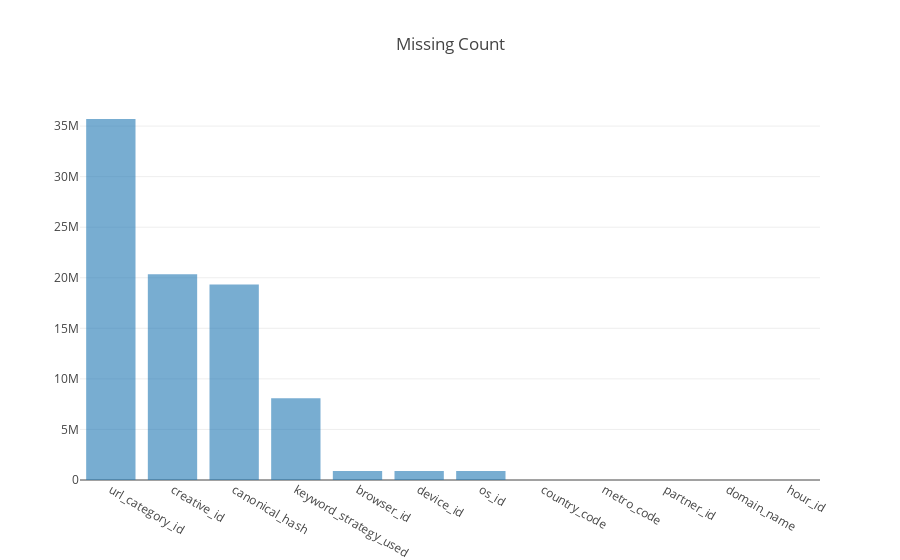
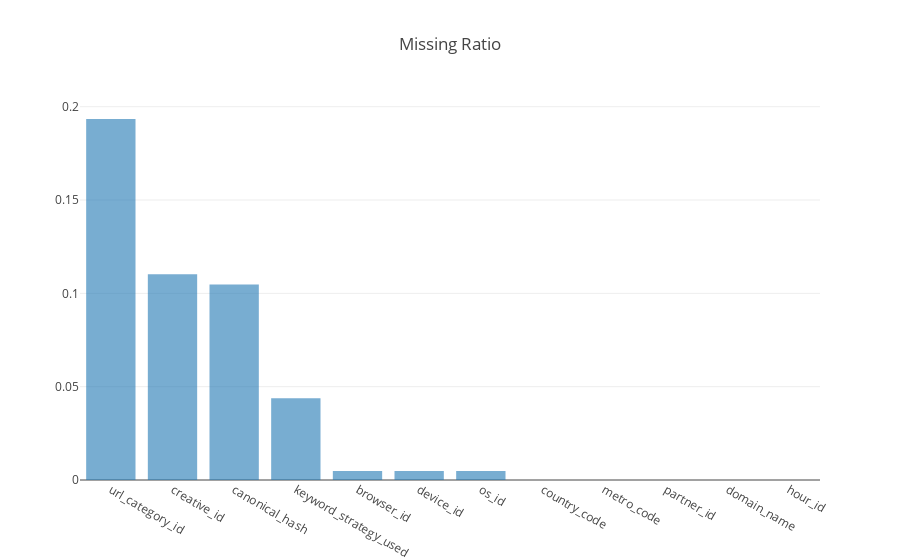

Notebook source saved alongside these figures, in order:
### Markdown cell above
## Missing Count and Ratio

### Code cell
missing_values_plot(make_copy_df(df),weight_col)

### Figure 1 — Plotly figure (JSON) as saved in the notebook; plotly's stock layout.template omitted (floating-point values rounded to 4 significant figures)
{"data": [{"name": "", "opacity": 0.6, "type": "bar", "x": ["url_category_id", "creative_id", "canonical_hash", "keyword_strategy_used", "browser_id", "device_id", "os_id", "country_code", "metro_code", "partner_id", "domain_name", "hour_id"], "y": [35698900, 20345871, 19332148, 8081820, 878219, 878219, 878219, 3579, 34, 28, 10, 0]}], "layout": {"title": "Missing Count", "xaxis": {"type": "category"}}}

### Figure 2 — Plotly figure (JSON) as saved in the notebook; plotly's stock layout.template omitted (floating-point values rounded to 4 significant figures)
{"data": [{"name": "", "opacity": 0.6, "type": "bar", "x": ["url_category_id", "creative_id", "canonical_hash", "keyword_strategy_used", "browser_id", "device_id", "os_id", "country_code", "metro_code", "partner_id", "domain_name", "hour_id"], "y": [0.1934, 0.1102, 0.1047, 0.04379, 0.004758, 0.004758, 0.004758, 1.939e-05, 1.842e-07, 1.517e-07, 5.418e-08, 0]}], "layout": {"title": "Missing Ratio", "xaxis": {"type": "category"}}}
